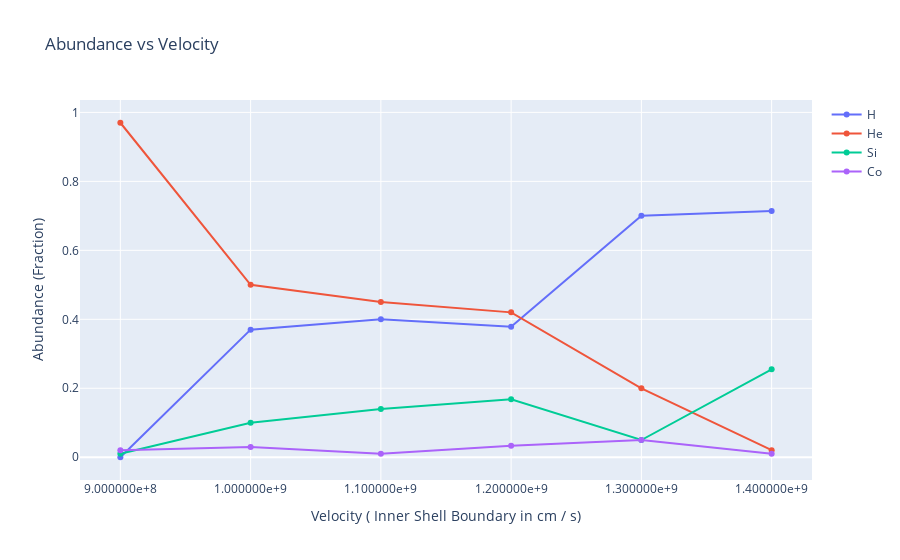

The cell this chart's notebook holds for it:
### Code cell
from tardis.visualization import abundance_velocity_matplot,abundance_velocity_plotly
abundance_velocity_plotly(sim)
abundance_velocity_matplot(sim)

### Figure 1 — Plotly figure (JSON) as saved in the notebook; plotly's stock layout.template omitted (floating-point values rounded to 4 significant figures)
{"data": [{"mode": "lines+markers", "name": "H", "type": "scatter", "x": [900000000, 1000000000, 1100000000, 1200000000, 1300000000, 1400000000, 1500000000], "y": [0, 0.37, 0.4, 0.3782, 0.7, 0.7143]}, {"mode": "lines+markers", "name": "He", "type": "scatter", "x": [900000000, 1000000000, 1100000000, 1200000000, 1300000000, 1400000000, 1500000000], "y": [0.97, 0.5, 0.45, 0.4202, 0.2, 0.02041]}, {"mode": "lines+markers", "name": "Si", "type": "scatter", "x": [900000000, 1000000000, 1100000000, 1200000000, 1300000000, 1400000000, 1500000000], "y": [0.01, 0.1, 0.14, 0.1681, 0.05, 0.2551]}, {"mode": "lines+markers", "name": "Co", "type": "scatter", "x": [900000000, 1000000000, 1100000000, 1200000000, 1300000000, 1400000000, 1500000000], "y": [0.02, 0.03, 0.01, 0.03361, 0.05, 0.0102]}], "layout": {"title": {"text": "Abundance vs Velocity"}, "xaxis": {"tickformat": "e", "title": {"text": "Velocity ( Inner Shell Boundary in cm / s)"}}, "yaxis": {"title": {"text": "Abundance (Fraction)"}}}}
